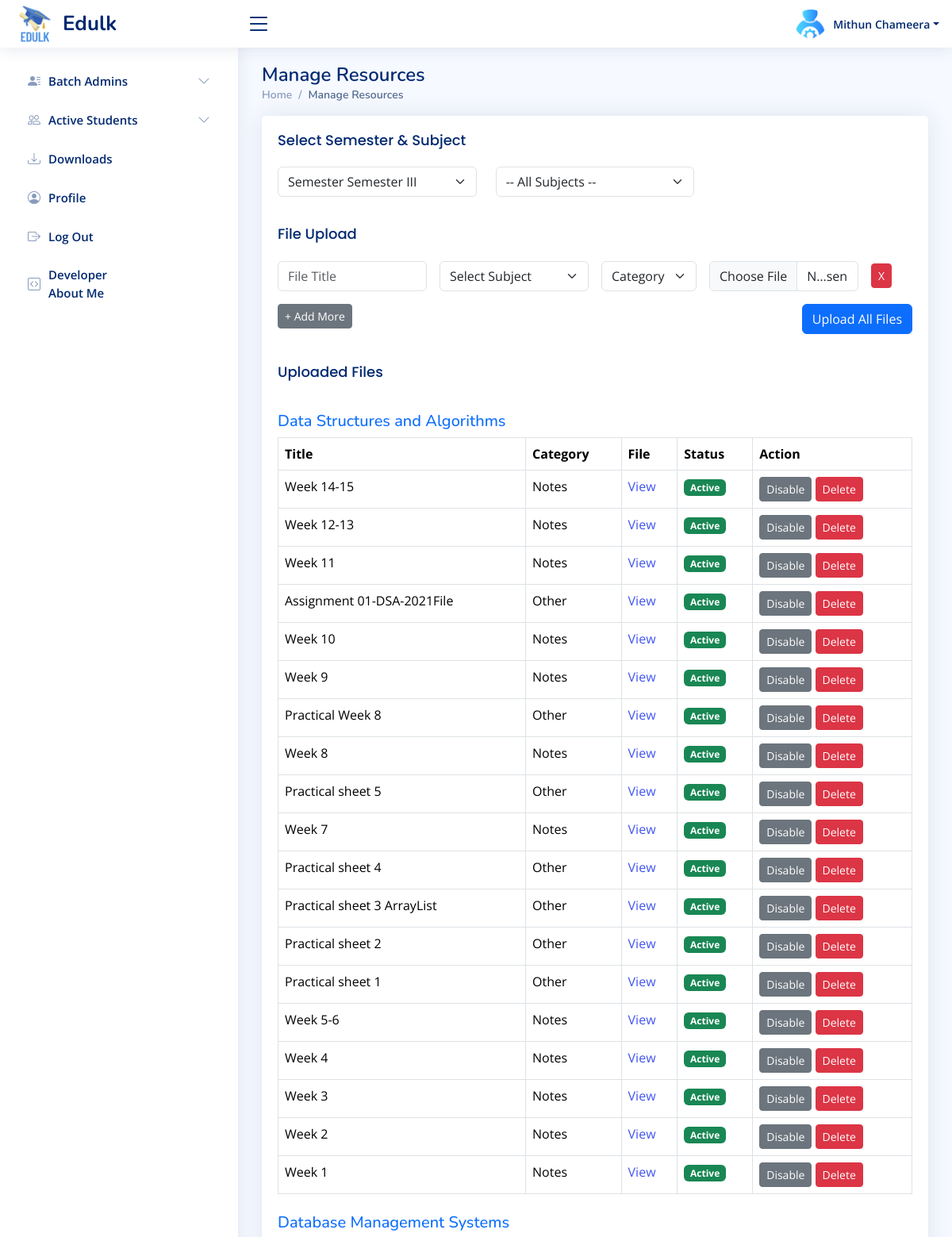
Page /admin/manage-files.php?semester=Semester III (signed in, upper part) on the committed database.
### tables this page shows
CREATE TABLE `subjects` (
  `id` int(11) NOT NULL,
  `semester` varchar(50) DEFAULT NULL,
  `code` varchar(20) DEFAULT NULL,
  `name` varchar(255) DEFAULT NULL,
  `description` varchar(255) DEFAULT NULL
);

CREATE TABLE `tuition_files` (
  `id` int(11) NOT NULL,
  `user_id` int(11) NOT NULL,
  `title` varchar(255) NOT NULL,
  `subject_id` int(11) NOT NULL,
  `category` varchar(100) NOT NULL,
  `filename` varchar(255) NOT NULL,
  `status` enum('active','disabled','inactive') DEFAULT 'active',
  `uploaded_at` timestamp NULL DEFAULT current_timestamp(),
  `uploaded_by_name` varchar(100) NOT NULL,
  `uploaded_by_role` varchar(50) NOT NULL
);

### admin/manage-files.php (the view, shortened to what this page needs)
<?php
require_once '../includes/db-conn.php';
$user_id = $_SESSION['admin_id'];
$sql = "SELECT name, email, nic, mobile, profile_picture FROM admins WHERE id = ?";
$stmt = $conn->prepare($sql);
$stmt->bind_param("i", $user_id);
$stmt->execute();
$result = $stmt->get_result();
$user = $result->fetch_assoc();
$semesters = [];
$semQuery = $conn->query("SELECT DISTINCT semester FROM subjects ORDER BY semester ASC");
while ($row = $semQuery->fetch_assoc()) {
    $semesters[] = $row['semester'];
}
$selectedSemester = $_GET['semester'] ?? '';
$subjects = [];
if ($selectedSemester !== '') {
    $subjectQuery = $conn->prepare("SELECT id, name FROM subjects WHERE semester = ? ORDER BY name ASC");
    $subjectQuery->bind_param("s", $selectedSemester);
    $subjectQuery->execute();
    $resultSubjects = $subjectQuery->get_result();
    while ($row = $resultSubjects->fetch_assoc()) {
        $subjects[] = $row;
    }
}
?>
<!DOCTYPE html>
<html lang="en">
<head>
    <?php include_once("../includes/css-links-inc.php"); ?>
</head>
<body>
<?php include_once("../includes/header.php") ?>
<?php include_once("../includes/admin-sidebar.php") ?>
<main id="main" class="main">
    <div class="pagetitle">
        <h1>Manage Resources</h1>
        <nav>
            <ol class="breadcrumb">
                <li class="breadcrumb-item"><a href="index.php">Home</a></li>
                <li class="breadcrumb-item active">Manage Resources</li>
            </ol>
        </nav>
    </div>
    <section class="section">
        <div class="row">
            <div class="col-lg-12">
                <div class="card">
                    <div class="card-body">
                        <h5 class="card-title">Select Semester & Subject</h5>
                        <form method="GET" class="mb-3">
                            <div class="row">
                                <div class="col-md-4">
                                    <select name="semester" class="form-select" onchange="this.form.submit()">
                                        <?php foreach ($semesters as $sem): ?>
                                            <option value="<?= $sem ?>" <?= $sem == $selectedSemester ? 'selected' : '' ?>>
                                                Semester <?= htmlspecialchars($sem) ?>
                                            </option>
                                        <?php endforeach; ?>
                                    </select>
                                </div>
                                <?php if (!empty($subjects)): ?>
                                    <div class="col-md-4">
                                        <select name="subject" class="form-select" onchange="this.form.submit()">
                                            <option value="">-- All Subjects --</option>
                                        </select>
                                    </div>
                                <?php endif; ?>
                            </div>
                        </form>
                        <?php if ($selectedSemester !== ''): ?>
                            <h5 class="card-title">File Upload</h5>
                            <form action="upload-file.php" method="POST" enctype="multipart/form-data" class="mb-4" id="multiFileForm">
                                <div id="upload-sections">
                                    <div class="upload-section row g-3 mb-3">
                                        <div class="col-md-3">
                                            <input type="text" name="title[]" class="form-control" placeholder="File Title" required>
                                        </div>
                                        <div class="col-md-3">
                                            <select name="subject_id[]" class="form-select" required>
                                                <option value="">Select Subject</option>
                                            </select>
                                        </div>
                                        <div class="col-md-2">
                                            <select name="category[]" class="form-select" required>
                                                <option value="">Category</option>
                                            </select>
                                        </div>
                                        <div class="col-md-3">
                                            <input type="file" name="file[]" class="form-control" required>
                                        </div>
                                        <div class="col-md-1 d-flex align-items-center">
                                            <button type="button" class="btn btn-danger btn-sm remove-section">X</button>
                                        </div>
                                    </div>
                                </div>
                                <div class="mb-3">
                                    <button type="button" class="btn btn-secondary btn-sm" id="addSectionBtn">+ Add More</button>
                                    <button type="submit" class="btn btn-primary float-end">Upload All Files</button>
                                </div>
                            </form>
                            <h5 class="card-title mt-4">Uploaded Files</h5>
                            <?php
                            $subjectGroupQuery = $conn->prepare("SELECT DISTINCT s.id, s.name FROM tuition_files tf JOIN subjects s ON tf.subject_id = s.id WHERE s.semester = ? ORDER BY s.name ASC");
                            $subjectGroupQuery->bind_param("s", $selectedSemester);
                            $subjectGroupQuery->execute();
                            $subjectResult = $subjectGroupQuery->get_result();
                            while ($subject = $subjectResult->fetch_assoc()):
                            ?>
                                <h5 class="mt-4 text-primary"><?= htmlspecialchars($subject['name']) ?></h5>
                                <table class="table table-bordered mb-4">
                                    <thead>
                                        <tr>
                                            <th>Title</th>
                                            <th>Category</th>
                                            <th>File</th>
                                            <th>Status</th>
                                            <th>Action</th>
                                        </tr>
                                    </thead>
                                    <tbody>
                                        <?php
                                        $fileQuery = $conn->query("SELECT * FROM tuition_files WHERE subject_id = " . intval($subject['id']) . " ORDER BY uploaded_at DESC");
                                        while ($row = $fileQuery->fetch_assoc()):
                                        ?>
                                        <tr>
                                            <td><?= htmlspecialchars($row['title']) ?></td>
                                            <td><?= htmlspecialchars($row['category']) ?></td>
                                            <td><a href="../uploads/<?= $row['filename'] ?>" target="_blank">View</a></td>
                                            <td><span class="badge bg-<?= $row['status'] === 'active' ? 'success' : 'secondary' ?>">
                                                <?= ucfirst($row['status']) ?>
                                            </span></td>
                                            <td>
                                                <?php if ($row['status'] !== 'inactive'): ?>
                                                    <a href="change-file-status.php?id=<?= $row['id'] ?>&status=inactive&semester=<?= urlencode($selectedSemester) ?>" class="btn btn-sm btn-secondary">Disable</a>
                                                <?php endif; ?>
                                                <a href="delete-file.php?id=<?= $row['id'] ?>&semester=<?= urlencode($selectedSemester) ?>" class="btn btn-sm btn-danger" onclick="return confirm('Delete this file?')">Delete</a>
                                            </td>
                                        </tr>
                                        <?php endwhile; ?>
                                    </tbody>
                                </table>
                            <?php endwhile; $subjectGroupQuery->close(); ?>
                        <?php endif; ?>
                    </div>
                </div>
            </div>
        </div>
    </section>
</main>
</body>
</html>

### includes/header.php (shortened to what this page needs)
<header id="header" class="header fixed-top d-flex align-items-center">
    <div class="d-flex align-items-center justify-content-between">
        <a href="" class="logo d-flex align-items-center">
            <img src="<?php echo $base_url; ?>assets/images/logos/edulk-logo.png" alt="">
            <span class="d-none d-lg-block">Edulk</span>
        </a>
        <i class="bi bi-list toggle-sidebar-btn"></i>
    </div>
    <nav class="header-nav ms-auto">
        <ul class="d-flex align-items-center">
            <?php
                $profilePic = isset($user['profile_picture']) && $user['profile_picture'] ? $user['profile_picture'] : 'default.jpg';
            ?>
            <li class="nav-item dropdown pe-3">
                <a class="nav-link nav-profile d-flex align-items-center pe-0" href="#" data-bs-toggle="dropdown">
                   <img id="profilePicture" src="<?php echo $profilePic; ?>" alt="Profile Picture" class="rounded-circle" style="width: 40px !important; height: 40px !important; object-fit: cover;">
                    <span class="d-none d-md-block dropdown-toggle ps-2"><?php echo htmlspecialchars($user['name']); ?></span>
                </a>
            </li>
        </ul>
    </nav>
</header>

### assets/css/style.css (style rules this page uses)
:root { scroll-behavior: smooth; }
body { font-family: "Open Sans", sans-serif; background: #f6f9ff; color: #444444; }
a { color: #4154f1; text-decoration: none; }
h1, h2, h3, h4, h5, h6 { font-family: "Nunito", sans-serif; }
#main { margin-top: 60px; padding: 20px 30px; transition: all 0.3s; }
.pagetitle { margin-bottom: 10px; }
.pagetitle h1 { font-size: 24px; margin-bottom: 0; font-weight: 600; color: #012970; }
.card { margin-bottom: 30px; border: none; border-radius: 5px; box-shadow: 0px 0 30px rgba(1, 41, 112, 0.1); }
.card-title { padding: 20px 0 15px 0; font-size: 18px; font-weight: 500; color: #012970; font-family: "Poppins", sans-serif; }
.card-body { padding: 0 20px 20px 20px; }
.breadcrumb { font-size: 14px; font-family: "Nunito", sans-serif; color: #899bbd; font-weight: 600; }
.breadcrumb a { color: #899bbd; transition: 0.3s; }
.breadcrumb .breadcrumb-item::before { color: #899bbd; }
.breadcrumb .active { color: #51678f; font-weight: 600; }
.logo { line-height: 1; }
@media (min-width: 1200px) { .logo { width: 280px; } }
.logo img { max-height: 50px; margin-right: 6px; }
.logo span { font-size: 26px; font-weight: 700; color: #012970; font-family: "Nunito", sans-serif; }
.header { transition: all 0.5s; z-index: 997; height: 60px; box-shadow: 0px 2px 20px rgba(1, 41, 112, 0.1); background-color: #fff; padding-left: 20px; }
.header .toggle-sidebar-btn { font-size: 32px; padding-left: 10px; cursor: pointer; color: #012970; }
.header-nav ul { list-style: none; }
.header-nav>ul { margin: 0; padding: 0; }
.header-nav .nav-profile { color: #012970; }
.header-nav .nav-profile img { max-height: 36px; }
.header-nav .nav-profile span { font-size: 14px; font-weight: 600; }
@media (min-width: 1200px) { #main, #footer { margin-left: 300px; } }

### rows in the picture
subjects: name "Data Structures and Algorithms"
tuition_files: title "Week 14-15", category "Notes", status "Active"
tuition_files: title "Week 12-13", category "Notes", status "Active"
tuition_files: title "Week 11", category "Notes", status "Active"
tuition_files: title "Assignment 01-DSA-2021File", category "Other", status "Active"
tuition_files: title "Week 10", category "Notes", status "Active"
tuition_files: title "Week 9", category "Notes", status "Active"
tuition_files: title "Practical Week 8", category "Other", status "Active"
tuition_files: title "Week 8", category "Notes", status "Active"
tuition_files: title "Practical sheet 5", category "Other", status "Active"
tuition_files: title "Week 7", category "Notes", status "Active"
tuition_files: title "Practical sheet 4", category "Other", status "Active"
tuition_files: title "Practical sheet 3 ArrayList", category "Other", status "Active"
tuition_files: title "Practical sheet 2", category "Other", status "Active"
tuition_files: title "Practical sheet 1", category "Other", status "Active"
tuition_files: title "Week 5-6", category "Notes", status "Active"
tuition_files: title "Week 4", category "Notes", status "Active"
tuition_files: title "Week 3", category "Notes", status "Active"
tuition_files: title "Week 2", category "Notes", status "Active"
tuition_files: title "Week 1", category "Notes", status "Active"
subjects: name "Database Management Systems"

### other values in the picture
$user['name'] "Mithun Chameera"
